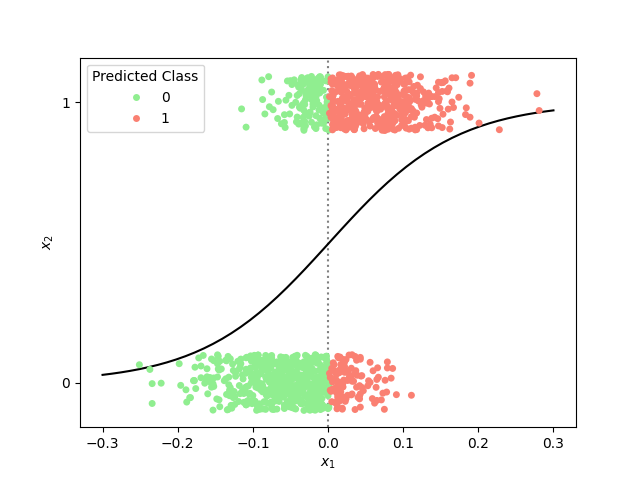

Here is the Python script that generated this plot:
import warnings
warnings.filterwarnings("ignore")

import pandas as pd
import numpy as np
import seaborn as sns
import matplotlib.pyplot as plt
np.seterr(divide='ignore')

games = pd.read_csv("games").dropna()
games.head()

X = games[["GOAL_DIFF"]]
Y = games["WON"]

import sklearn.linear_model as lm


# Initialize a LogisticRegression object
model = lm.LogisticRegression()

# Fit the model to the data
model.fit(X, Y)

# Predict probabilities. We display only the first 5 rows for clarity
model.predict_proba(X)[:5, :]

p = model.predict_proba(X)[:, 1]

(p >= 0.5).astype(int)

classes = model.predict(X)
games["Predicted Class"] = classes

# Visualize our results
def sigmoid(z):
    return 1/(1+np.exp(-z))

plt.axvline(x=0.0, color='grey', linestyle=':', linewidth=1.5)

x = np.linspace(-0.3, 0.3)
custom_palette = {0: "lightgreen", 1: "salmon"}
sns.stripplot(data=games, x="GOAL_DIFF", y="WON", hue="Predicted Class", orient="h", palette=custom_palette)
plt.plot(x, sigmoid(model.intercept_ + model.coef_[0]*x), "k")
plt.gca().invert_yaxis();
plt.xlabel("$x_1$")
plt.ylabel("$x_2$")

plt.savefig('Log_reg_decision_boundary.png')

plt.show()
